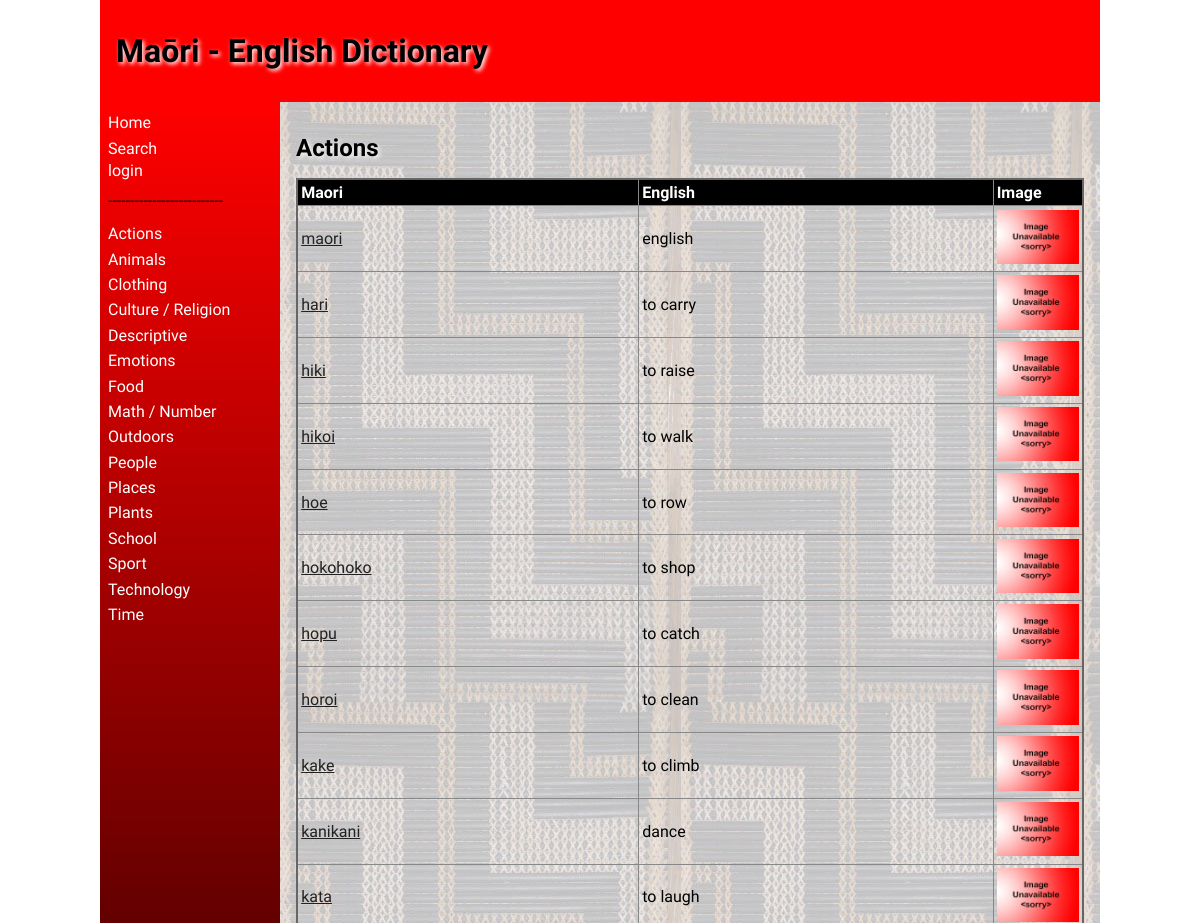
The page /category/1 (upper part) on the database as committed earlier.
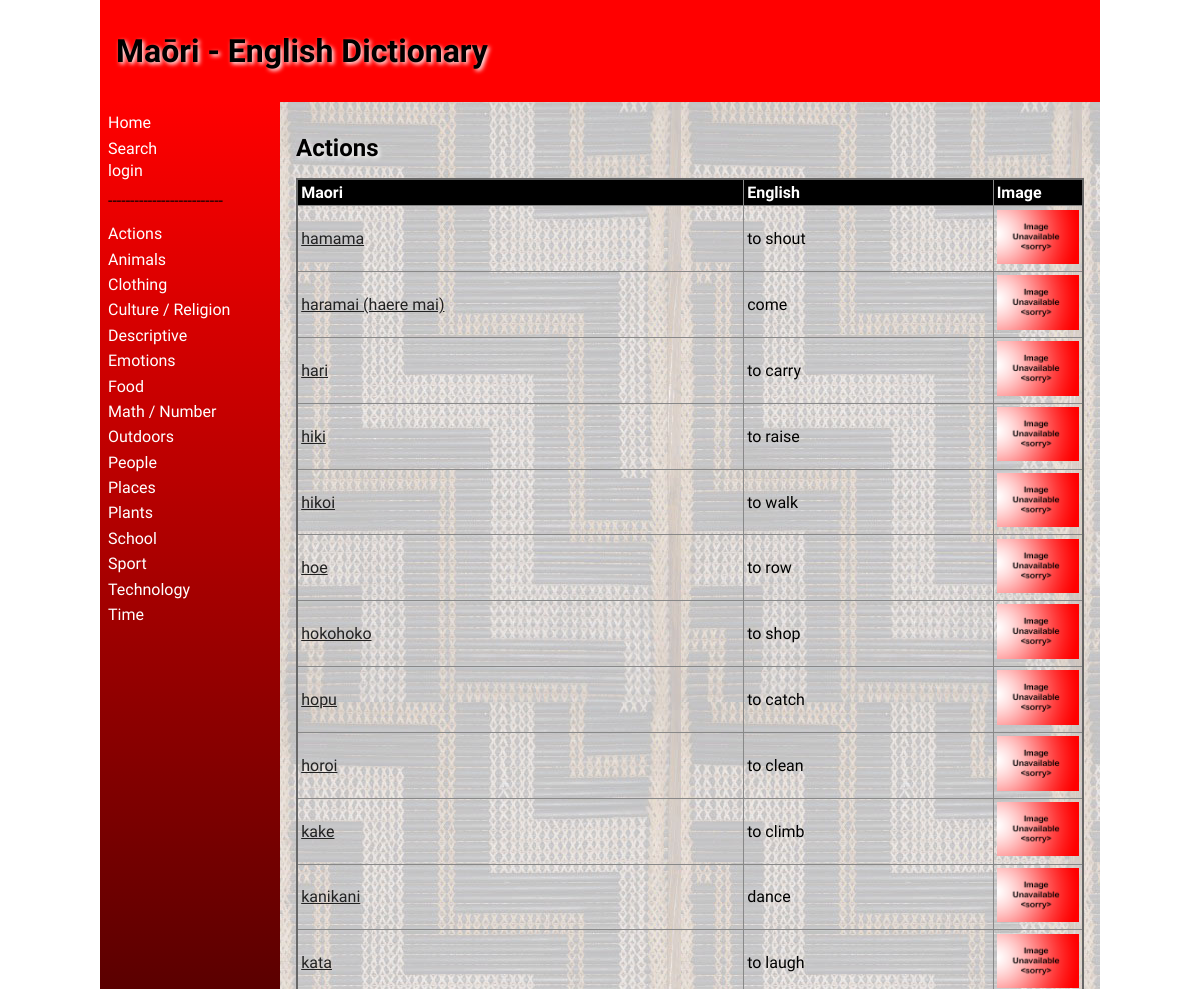
The same page on the database as committed later.
### tables this page shows
CREATE TABLE "category"
(
    id            integer
        primary key autoincrement,
    category_name varchar(30)
);

CREATE TABLE "dictionary"
(
    id          integer
        primary key autoincrement,
    maori       varchar(30),
    english     varchar(30),
    description varchar(1000),
    level       integer,
    category_id integer
        references category
            on delete cascade,
    user_id     integer
        references user_details
            on delete set null,
    date_added  datetime
);

### app.py (the view)
@app.route('/category/<id>', methods=["POST", "GET"])
def render_category(id):
    if request.method == "POST":
        print(request.form)
        maori = request.form.get("maori").strip()
        english = request.form.get("english").strip()
        description = request.form.get("description").strip()
        level = request.form.get("level")
        email = session.get('email')
        con = create_connection(DATABASE)
        sql = """INSERT INTO dictionary (maori, english, description, level, category_id, date_added, user_id)
                   VALUES (?, ?, ?, ?, ?, date(), (SELECT id FROM user_details WHERE email = ?))"""
        cur = con.cursor()
        try:
            cur.execute(sql, (maori, english, description, level, id, email,))
        except sqlite3.IntegrityError:
            redirect('/?error=Email+is+already+used')
        con.commit()
        con.close()
        return redirect(f'/category/{id}')
    else:
        con = create_connection(DATABASE)
        cur = con.cursor()
        query = """SELECT c.category_name, d.maori, d.english, d.id, c.id
                   FROM category c
                   LEFT JOIN dictionary d on c.id = d.category_id
                   WHERE c.id = ?"""
        cur.execute(query, (id,))
        category_words = cur.fetchall()
        print(category_words)
        con.close()
        if category_words[0][3] is None:
            category_words_parm = []
        category_words_parm = category_words
        image_names = get_image_filenames(category_words_parm)
        print (f"Line 381 : image_names = {image_names}")
        return render_template("category.html", category_words=category_words_parm, logged_in=is_logged_in(),
                               image_names=image_names,
                               category_list=render_category_list(), allow_edit=allow_edit())

### app.py (called while the page is built, shortened)
def create_connection(db_file):
    try:
        connection = sqlite3.connect(db_file)
        connection.execute('pragma foreign_keys=ON')
        return connection
    except Error as e:
        print(e)
    return None

def render_category_list():
    con = create_connection(DATABASE)
    cur = con.cursor()
    query = "SELECT * FROM category"
    cur.execute(query)
    category_list = cur.fetchall()
    con.close()
    return category_list

def get_image_filename(english_name):
    path_file = f"static\\images\\{english_name}.*"
    print(path_file)
    listing = glob.glob(path_file)
    for filename in listing:
        print(filename)
        return os.path.basename(filename)
    return "noimage.png"

def get_image_filenames(words):
    image_names = []
    for word in words:
        image_names.append(get_image_filename(word[2]))
    return image_names

def is_logged_in():
    if session.get('email') is None:
        print("not logged in")
        return False
    else:
        print("logged in")
        return True

def allow_edit():
    if not is_logged_in():
        return False

### templates/category.html (shortened to what this page needs)
{% extends "base.html" %}
{% block main %}
    {% if logged_in and allow_edit %}
        <h2>{{ category_words[0][0] }} <strong>-</strong> <a href="\delete_category\{{ category_words[0][4] }}">Delete Category</a></h2>
    {% else %}
        <h2>{{ category_words[0][0] }}</h2>
    {% endif %}
    <table class="table">
        <thead>
            <tr>
                <th><strong>Maori</strong></th>
                <th><strong>English</strong></th>
                <th><strong>Image</strong></th>
            </tr>
        </thead>
        <tbody>
            {% for word in category_words %}
                <tr>
                    {% if word[1] != None %}
                        <td><a href="\word\{{ word[3] }}">{{ word[1] }}</a></td>
                        <td>{{ word[2] }}</td>
                        <td><img class="thumb" src= "../static/images/{{ image_names[loop.index0]}}"></td>
                    {% endif %}
                </tr>
            {% endfor %}
        </tbody>
    </table>
{% endblock %}

### templates/base.html (shortened to what this page needs)
<!doctype html>
<html lang="en">
<head>
	<link href="{{ url_for('static', filename='css/style.css') }}" rel="stylesheet">
</head>
<body>
	<div id="container">
		<header>
			<h1>{% block heading %}Maōri - English Dictionary{% endblock %}</h1>
		</header>
		<nav>
			<ul>
                <li><a href="/">Home</a></li>
				<li><a href="/search/~">Search</a></li>
				{% if logged_in %}
                    {% if allow_edit %}
					    <a href="/addcategory">Add Category</a>
                    {% endif %}
					<a href="/logout">Logout</a>
                {% else %}
                    <a href="/login">login</a>
                {% endif %}
				<li><p>--------------------------</p></li>
                {% for category in category_list %}
                    <li><a href="/category/{{ category[0] }}">{{ category[1] }}</a></li>
                {% endfor %}
			</ul>
		</nav>
		<main>
            {% block main %}{% endblock %}
        </main>
	</div>
</body>
</html>

### static/css/style.css (style rules this page uses)
* { font-family: Comfortaa, sans-serif; margin: 0; padding: 0; box-sizing: border-box; }
#container { display: grid; grid-template-columns: 75px auto; grid-template-areas: 'nav header' 'main main' 'footer footer'; }
header { grid-area: header; background-color: #f00; padding: 1rem; }
nav { grid-area: nav; }
main { grid-area: main; padding: 1rem; background-color: #edd; }
h1, h2, h3, h4 { padding: 1rem 0; font-family: 'Suez One', serif; color: #000; text-shadow: 2px 2px 4px #fff; }
p { padding: 0.5rem 0; }
a { color: #222; }
img { width: 100%; }
table { width: 100%; border: 2px solid #666; border-collapse: collapse; }
table thead { background-color: black; color: white; }
th, td { border: 1px solid #888; padding: 0.2rem; text-align: left; }
th { background-color: #000000; color: #ffffff; }
tr th:last-child { width: 90px; }
tr td:last-child { width: 90px; }
.thumb { max-width: 90px; }
@media only screen and (min-width: 768px) { #container { grid-template-columns: 180px auto; grid-template-areas: 'header header' 'nav main' 'footer footer'; } }
@media only screen and (min-width: 768px) { nav { background: linear-gradient(180deg, rgba(255,0,0,1) 0%, rgba(0, 0, 0, 1) 50%, rgba(255,0,0,1) 100%); padding: 0.5rem; } }
@media only screen and (min-width: 768px) { nav ul { list-style: none; } }
@media only screen and (min-width: 768px) { nav li { padding: 0.2rem 0; } }
@media only screen and (min-width: 768px) { nav a { color: #fff; text-decoration: none; } }
@media only screen and (min-width: 768px) { main { background-image: url('../images/poutama.jpg'); } }
@media only screen and (min-width: 1000px) { #container { width: 1000px; margin: auto; } }

Rows that differ between the two databases and show on the page:
removed dictionary: maori "maori", english "english"
added dictionary: maori "hamama", english "to shout"
added dictionary: maori "haramai (haere mai)", english "come"
